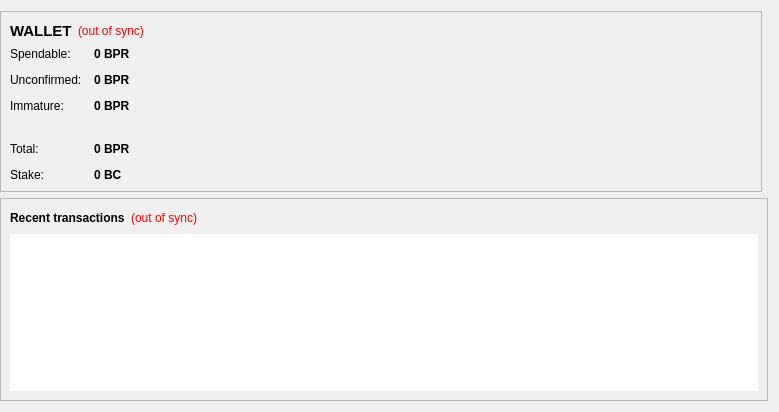
<?xml version="1.0" encoding="UTF-8"?>
<ui version="4.0">
 <class>OverviewPage</class>
 <widget class="QWidget" name="OverviewPage">
  <property name="geometry">
   <rect>
    <x>0</x>
    <y>0</y>
    <width>779</width>
    <height>412</height>
   </rect>
  </property>
  <property name="windowTitle">
   <string>Form</string>
  </property>
  <layout class="QGridLayout" name="gridLayout">
   <property name="leftMargin">
    <number>0</number>
   </property>
   <item row="0" column="0">
    <widget class="QFrame" name="walletContainer">
     <property name="sizePolicy">
      <sizepolicy hsizetype="Preferred" vsizetype="Maximum">
       <horstretch>0</horstretch>
       <verstretch>0</verstretch>
      </sizepolicy>
     </property>
     <property name="maximumSize">
      <size>
       <width>16777215</width>
       <height>220</height>
      </size>
     </property>
     <property name="frameShape">
      <enum>QFrame::StyledPanel</enum>
     </property>
     <property name="frameShadow">
      <enum>QFrame::Raised</enum>
     </property>
     <layout class="QVBoxLayout" name="verticalLayout_4">
      <item>
       <layout class="QHBoxLayout" name="walletHeader">
        <item>
         <widget class="QLabel" name="label_5">
          <property name="font">
           <font>
            <pointsize>11</pointsize>
            <weight>75</weight>
            <bold>true</bold>
           </font>
          </property>
          <property name="styleSheet">
           <string notr="true">background-color: transparent;QLabel { color: white; }</string>
          </property>
          <property name="text">
           <string>WALLET</string>
          </property>
         </widget>
        </item>
        <item>
         <widget class="QLabel" name="labelWalletStatus">
          <property name="toolTip">
           <string>The displayed information may be out of date. Your wallet automatically synchronizes with the Poriun network after a connection is established, but this process has not completed yet.</string>
          </property>
          <property name="styleSheet">
           <string notr="true">QLabel { color: red;Background-color:transparent }</string>
          </property>
          <property name="text">
           <string notr="true">(out of sync)</string>
          </property>
          <property name="alignment">
           <set>Qt::AlignLeading|Qt::AlignLeft|Qt::AlignVCenter</set>
          </property>
         </widget>
        </item>
        <item>
         <spacer name="horizontalSpacer_2">
          <property name="orientation">
           <enum>Qt::Horizontal</enum>
          </property>
          <property name="sizeHint" stdset="0">
           <size>
            <width>40</width>
            <height>20</height>
           </size>
          </property>
         </spacer>
        </item>
       </layout>
      </item>
      <item>
       <layout class="QFormLayout" name="walletStatus">
        <property name="fieldGrowthPolicy">
         <enum>QFormLayout::AllNonFixedFieldsGrow</enum>
        </property>
        <property name="horizontalSpacing">
         <number>12</number>
        </property>
        <property name="verticalSpacing">
         <number>12</number>
        </property>
        <item row="0" column="0">
         <widget class="QLabel" name="label">
          <property name="styleSheet">
           <string notr="true">background-color: transparent;</string>
          </property>
          <property name="text">
           <string>Spendable:</string>
          </property>
         </widget>
        </item>
        <item row="0" column="1">
         <widget class="QLabel" name="labelBalance">
          <property name="font">
           <font>
            <weight>75</weight>
            <bold>true</bold>
           </font>
          </property>
          <property name="cursor">
           <cursorShape>IBeamCursor</cursorShape>
          </property>
          <property name="toolTip">
           <string>Your current spendable balance</string>
          </property>
          <property name="styleSheet">
           <string notr="true"/>
          </property>
          <property name="text">
           <string notr="true">0 BPR</string>
          </property>	
          <property name="textInteractionFlags">
           <set>Qt::LinksAccessibleByMouse|Qt::TextSelectableByKeyboard|Qt::TextSelectableByMouse</set>
          </property>
         </widget>
        </item>
        <item row="2" column="0">
         <widget class="QLabel" name="label_3">
          <property name="styleSheet">
           <string notr="true">background-color: transparent;</string>
          </property>
          <property name="text">
           <string>Unconfirmed:</string>
          </property>
         </widget>
        </item>
        <item row="2" column="1">
         <widget class="QLabel" name="labelUnconfirmed">
          <property name="font">
           <font>
            <weight>75</weight>
            <bold>true</bold>
           </font>
          </property>
          <property name="cursor">
           <cursorShape>IBeamCursor</cursorShape>
          </property>
          <property name="toolTip">
           <string>Total of transactions that have yet to be confirmed, and do not yet count toward the current balance</string>
          </property>
          <property name="text">
           <string notr="true">0 BPR</string>
          </property>
          <property name="textInteractionFlags">
           <set>Qt::LinksAccessibleByMouse|Qt::TextSelectableByKeyboard|Qt::TextSelectableByMouse</set>
          </property>
         </widget>
        </item>
        <item row="3" column="0">
         <widget class="QLabel" name="labelImmatureText">
          <property name="styleSheet">
           <string notr="true">background-color: transparent;</string>
          </property>
          <property name="text">
           <string>Immature:</string>
          </property>
         </widget>
        </item>
        <item row="3" column="1">
         <widget class="QLabel" name="labelImmature">
          <property name="font">
           <font>
            <weight>75</weight>
            <bold>true</bold>
           </font>
          </property>
          <property name="toolTip">
           <string>Mined balance that has not yet matured</string>
          </property>
          <property name="text">
           <string notr="true">0 BPR</string>
          </property>
          <property name="textInteractionFlags">
           <set>Qt::LinksAccessibleByMouse|Qt::TextSelectableByKeyboard|Qt::TextSelectableByMouse</set>
          </property>
         </widget>
        </item>
        <item row="4" column="0">
         <spacer name="verticalSpacer">
          <property name="orientation">
           <enum>Qt::Vertical</enum>
          </property>
          <property name="sizeHint" stdset="0">
           <size>
            <width>20</width>
            <height>40</height>
           </size>
          </property>
         </spacer>
        </item>
        <item row="4" column="1">
         <spacer name="verticalSpacer_2">
          <property name="orientation">
           <enum>Qt::Vertical</enum>
          </property>
          <property name="sizeHint" stdset="0">
           <size>
            <width>20</width>
            <height>40</height>
           </size>
          </property>
         </spacer>
        </item>
        <item row="5" column="0">
         <widget class="QLabel" name="labelTotalText">
          <property name="styleSheet">
           <string notr="true">background-color: transparent;</string>
          </property>
          <property name="text">
           <string>Total:</string>
          </property>
         </widget>
        </item>
        <item row="5" column="1">
         <widget class="QLabel" name="labelTotal">
          <property name="font">
           <font>
            <weight>75</weight>
            <bold>true</bold>
           </font>
          </property>
          <property name="cursor">
           <cursorShape>IBeamCursor</cursorShape>
          </property>
          <property name="toolTip">
           <string>Your current total balance</string>
          </property>
          <property name="text">
           <string notr="true">0 BPR</string>
          </property>
          <property name="textInteractionFlags">
           <set>Qt::LinksAccessibleByMouse|Qt::TextSelectableByKeyboard|Qt::TextSelectableByMouse</set>
          </property>
         </widget>
        </item>
        <item row="6" column="0">
           <widget class="QLabel" name="label_6">
            <property name="text">
             <string>Stake:</string>
            </property>
           </widget>
          </item>
          <item row="6" column="1">
           <widget class="QLabel" name="labelStake">
            <property name="font">
             <font>
              <weight>75</weight>
              <bold>true</bold>
             </font>
            </property>
            <property name="cursor">
             <cursorShape>IBeamCursor</cursorShape>
            </property>
            <property name="toolTip">
             <string>Total of coins that was staked, and do not yet count toward the current balance</string>
            </property>
            <property name="text">
             <string notr="true">0 BC</string>
            </property>
            <property name="textInteractionFlags">
             <set>Qt::LinksAccessibleByMouse|Qt::TextSelectableByKeyboard|Qt::TextSelectableByMouse</set>
            </property>
           </widget>
          </item>
       </layout>
      </item>
     </layout>
    </widget>
   </item>
   <item row="0" column="1">
    <widget class="QFrame" name="hashTokenStatusContainer">
     <property name="sizePolicy">
      <sizepolicy hsizetype="Preferred" vsizetype="Fixed">
       <horstretch>0</horstretch>
       <verstretch>0</verstretch>
      </sizepolicy>
     </property>
     <property name="maximumSize">
      <size>
       <width>16777215</width>
       <height>220</height>
      </size>
     </property>
     <property name="frameShape">
      <enum>QFrame::StyledPanel</enum>
     </property>
     <property name="frameShadow">
      <enum>QFrame::Raised</enum>
     </property>
    </widget>
   </item>

   <item row="1" column="0" colspan="2">
    <widget class="QFrame" name="transactionContainer">
     <property name="frameShape">
      <enum>QFrame::StyledPanel</enum>
     </property>
     <property name="frameShadow">
      <enum>QFrame::Raised</enum>
     </property>
     <layout class="QVBoxLayout" name="verticalLayout">
      <item>
       <layout class="QHBoxLayout" name="recentTransactionsHeader">
        <item>
         <widget class="QLabel" name="label_4">
          <property name="styleSheet">
           <string notr="true">background-color: transparent;</string>
          </property>
          <property name="text">
           <string>&lt;b&gt;Recent transactions&lt;/b&gt;</string>
          </property>
         </widget>
        </item>
        <item>
         <widget class="QLabel" name="labelTransactionsStatus">
          <property name="toolTip">
           <string>The displayed information may be out of date. Your wallet automatically synchronizes with the Poriun network after a connection is established, but this process has not completed yet.</string>
          </property>
          <property name="styleSheet">
           <string notr="true">QLabel { color: red;Background-color:transparent }</string>
          </property>
          <property name="text">
           <string notr="true">(out of sync)</string>
          </property>
          <property name="alignment">
           <set>Qt::AlignRight|Qt::AlignTrailing|Qt::AlignVCenter</set>
          </property>
         </widget>
        </item>
        <item>
         <spacer name="horizontalSpacer">
          <property name="orientation">
           <enum>Qt::Horizontal</enum>
          </property>
          <property name="sizeHint" stdset="0">
           <size>
            <width>40</width>
            <height>20</height>
           </size>
          </property>
         </spacer>
        </item>
       </layout>
      </item>
      <item>
       <widget class="QListView" name="listTransactions">
        <property name="frameShape">
         <enum>QFrame::NoFrame</enum>
        </property>
        <property name="horizontalScrollBarPolicy">
         <enum>Qt::ScrollBarAlwaysOff</enum>
        </property>
        <property name="editTriggers">
         <set>QAbstractItemView::NoEditTriggers</set>
        </property>
        <property name="selectionMode">
         <enum>QAbstractItemView::NoSelection</enum>
        </property>
       </widget>
      </item>
     </layout>
    </widget>
   </item>
  </layout>
 </widget>
 <resources/>
 <connections/>
</ui>
